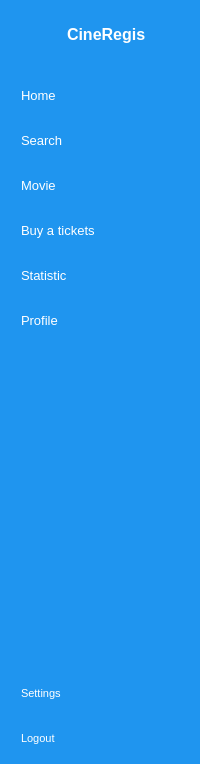
     <widget class="QWidget" name="icon_name_widget" native="true">
      <property name="styleSheet">
       <string notr="true">QWidget{
	background-color: rgb(31, 149, 239); 
    color:white;
}

QPushButton{
  color:white;
  text-align:left;
  height:30px;
  border:none;
  padding-left:10px;
  border-top-left-radius:10px;
  border-bottom-left-radius:10px;
}

QPushButton:checked{
   background-color: #F5FAFE;
   color:#1F95EF; 
   font-weight:bold;
}</string>
      </property>
      <layout class="QVBoxLayout" name="verticalLayout_6">
       <property name="topMargin">
        <number>9</number>
       </property>
       <property name="rightMargin">
        <number>9</number>
       </property>
       <item>
        <layout class="QHBoxLayout" name="horizontalLayout_3">
         <item>
          <widget class="QLabel" name="label_2">
           <property name="minimumSize">
            <size>
             <width>50</width>
             <height>50</height>
            </size>
           </property>
           <property name="maximumSize">
            <size>
             <width>50</width>
             <height>50</height>
            </size>
           </property>
           <property name="text">
            <string/>
           </property>
           <property name="pixmap">
            <pixmap resource="resources.qrc">:/images/images/CineRegis.png</pixmap>
           </property>
           <property name="scaledContents">
            <bool>true</bool>
           </property>
          </widget>
         </item>
         <item>
          <widget class="QLabel" name="label_3">
           <property name="font">
            <font>
             <pointsize>12</pointsize>
             <weight>75</weight>
             <bold>true</bold>
            </font>
           </property>
           <property name="text">
            <string>CineRegis</string>
           </property>
          </widget>
         </item>
        </layout>
       </item>
       <item>
        <layout class="QVBoxLayout" name="verticalLayout_3">
         <property name="spacing">
          <number>15</number>
         </property>
         <property name="topMargin">
          <number>15</number>
         </property>
         <item>
          <widget class="QPushButton" name="home_2">
           <property name="font">
            <font>
             <pointsize>10</pointsize>
            </font>
           </property>
           <property name="text">
            <string>Home</string>
           </property>
           <property name="icon">
            <iconset resource="resources.qrc">
             <normaloff>:/icon/Icon/home_24dp_FFFFFF_FILL0_wght400_GRAD0_opsz24.png</normaloff>:/icon/Icon/home_24dp_FFFFFF_FILL0_wght400_GRAD0_opsz24.png</iconset>
           </property>
           <property name="iconSize">
            <size>
             <width>30</width>
             <height>30</height>
            </size>
           </property>
           <property name="checkable">
            <bool>true</bool>
           </property>
           <property name="autoExclusive">
            <bool>true</bool>
           </property>
          </widget>
         </item>
         <item>
          <widget class="QPushButton" name="search_2">
           <property name="font">
            <font>
             <pointsize>10</pointsize>
            </font>
           </property>
           <property name="text">
            <string>Search</string>
           </property>
           <property name="icon">
            <iconset resource="resources.qrc">
             <normaloff>:/icon/Icon/search_24dp_FFFFFF_FILL0_wght400_GRAD0_opsz24.png</normaloff>:/icon/Icon/search_24dp_FFFFFF_FILL0_wght400_GRAD0_opsz24.png</iconset>
           </property>
           <property name="iconSize">
            <size>
             <width>30</width>
             <height>30</height>
            </size>
           </property>
           <property name="checkable">
            <bool>true</bool>
           </property>
           <property name="autoExclusive">
            <bool>true</bool>
           </property>
          </widget>
         </item>
         <item>
          <widget class="QPushButton" name="movie_2">
           <property name="font">
            <font>
             <pointsize>10</pointsize>
            </font>
           </property>
           <property name="text">
            <string>Movie</string>
           </property>
           <property name="icon">
            <iconset resource="resources.qrc">
             <normaloff>:/icon/Icon/movie_24dp_FFFFFF_FILL0_wght400_GRAD0_opsz24.png</normaloff>:/icon/Icon/movie_24dp_FFFFFF_FILL0_wght400_GRAD0_opsz24.png</iconset>
           </property>
           <property name="iconSize">
            <size>
             <width>30</width>
             <height>30</height>
            </size>
           </property>
           <property name="checkable">
            <bool>true</bool>
           </property>
           <property name="autoExclusive">
            <bool>true</bool>
           </property>
          </widget>
         </item>
         <item>
          <widget class="QPushButton" name="ticket_2">
           <property name="font">
            <font>
             <pointsize>10</pointsize>
            </font>
           </property>
           <property name="text">
            <string>Buy a tickets</string>
           </property>
           <property name="icon">
            <iconset resource="resources.qrc">
             <normaloff>:/icon/Icon/book_online_24dp_FFFFFF_FILL0_wght400_GRAD0_opsz24.png</normaloff>:/icon/Icon/book_online_24dp_FFFFFF_FILL0_wght400_GRAD0_opsz24.png</iconset>
           </property>
           <property name="iconSize">
            <size>
             <width>30</width>
             <height>30</height>
            </size>
           </property>
           <property name="checkable">
            <bool>true</bool>
           </property>
           <property name="autoExclusive">
            <bool>true</bool>
           </property>
          </widget>
         </item>
         <item>
          <widget class="QPushButton" name="statistic_2">
           <property name="font">
            <font>
             <pointsize>10</pointsize>
            </font>
           </property>
           <property name="text">
            <string>Statistic</string>
           </property>
           <property name="icon">
            <iconset resource="resources.qrc">
             <normaloff>:/icon/Icon/analytics_24dp_FFFFFF_FILL0_wght400_GRAD0_opsz24.png</normaloff>:/icon/Icon/analytics_24dp_FFFFFF_FILL0_wght400_GRAD0_opsz24.png</iconset>
           </property>
           <property name="iconSize">
            <size>
             <width>30</width>
             <height>30</height>
            </size>
           </property>
           <property name="checkable">
            <bool>true</bool>
           </property>
           <property name="autoExclusive">
            <bool>true</bool>
           </property>
          </widget>
         </item>
         <item>
          <widget class="QPushButton" name="user_2">
           <property name="font">
            <font>
             <pointsize>10</pointsize>
            </font>
           </property>
           <property name="text">
            <string>Profile</string>
           </property>
           <property name="icon">
            <iconset resource="resources.qrc">
             <normaloff>:/icon/Icon/person_24dp_FFFFFF_FILL0_wght400_GRAD0_opsz24.png</normaloff>:/icon/Icon/person_24dp_FFFFFF_FILL0_wght400_GRAD0_opsz24.png</iconset>
           </property>
           <property name="iconSize">
            <size>
             <width>30</width>
             <height>30</height>
            </size>
           </property>
           <property name="checkable">
            <bool>true</bool>
           </property>
           <property name="autoExclusive">
            <bool>true</bool>
           </property>
          </widget>
         </item>
        </layout>
       </item>
       <item>
        <spacer name="verticalSpacer_2">
         <property name="orientation">
          <enum>Qt::Vertical</enum>
         </property>
         <property name="sizeHint" stdset="0">
          <size>
           <width>28</width>
           <height>337</height>
          </size>
         </property>
        </spacer>
       </item>
       <item>
        <layout class="QVBoxLayout" name="verticalLayout_4">
         <property name="spacing">
          <number>15</number>
         </property>
         <item>
          <widget class="QPushButton" name="settings_2">
           <property name="font">
            <font>
             <pointsize>8</pointsize>
            </font>
           </property>
           <property name="text">
            <string>Settings</string>
           </property>
           <property name="icon">
            <iconset resource="resources.qrc">
             <normaloff>:/icon/Icon/settings_24dp_FFFFFF_FILL0_wght400_GRAD0_opsz24.png</normaloff>:/icon/Icon/settings_24dp_FFFFFF_FILL0_wght400_GRAD0_opsz24.png</iconset>
           </property>
           <property name="iconSize">
            <size>
             <width>30</width>
             <height>30</height>
            </size>
           </property>
           <property name="checkable">
            <bool>true</bool>
           </property>
           <property name="autoExclusive">
            <bool>true</bool>
           </property>
          </widget>
         </item>
         <item>
          <widget class="QPushButton" name="logout_2">
           <property name="font">
            <font>
             <pointsize>8</pointsize>
            </font>
           </property>
           <property name="text">
            <string>Logout</string>
           </property>
           <property name="icon">
            <iconset resource="resources.qrc">
             <normaloff>:/icon/Icon/logout_24dp_FFFFFF_FILL0_wght400_GRAD0_opsz24.png</normaloff>:/icon/Icon/logout_24dp_FFFFFF_FILL0_wght400_GRAD0_opsz24.png</iconset>
           </property>
           <property name="iconSize">
            <size>
             <width>30</width>
             <height>30</height>
            </size>
           </property>
           <property name="checkable">
            <bool>true</bool>
           </property>
           <property name="autoExclusive">
            <bool>true</bool>
           </property>
          </widget>
         </item>
        </layout>
       </item>
      </layout>
     </widget>
